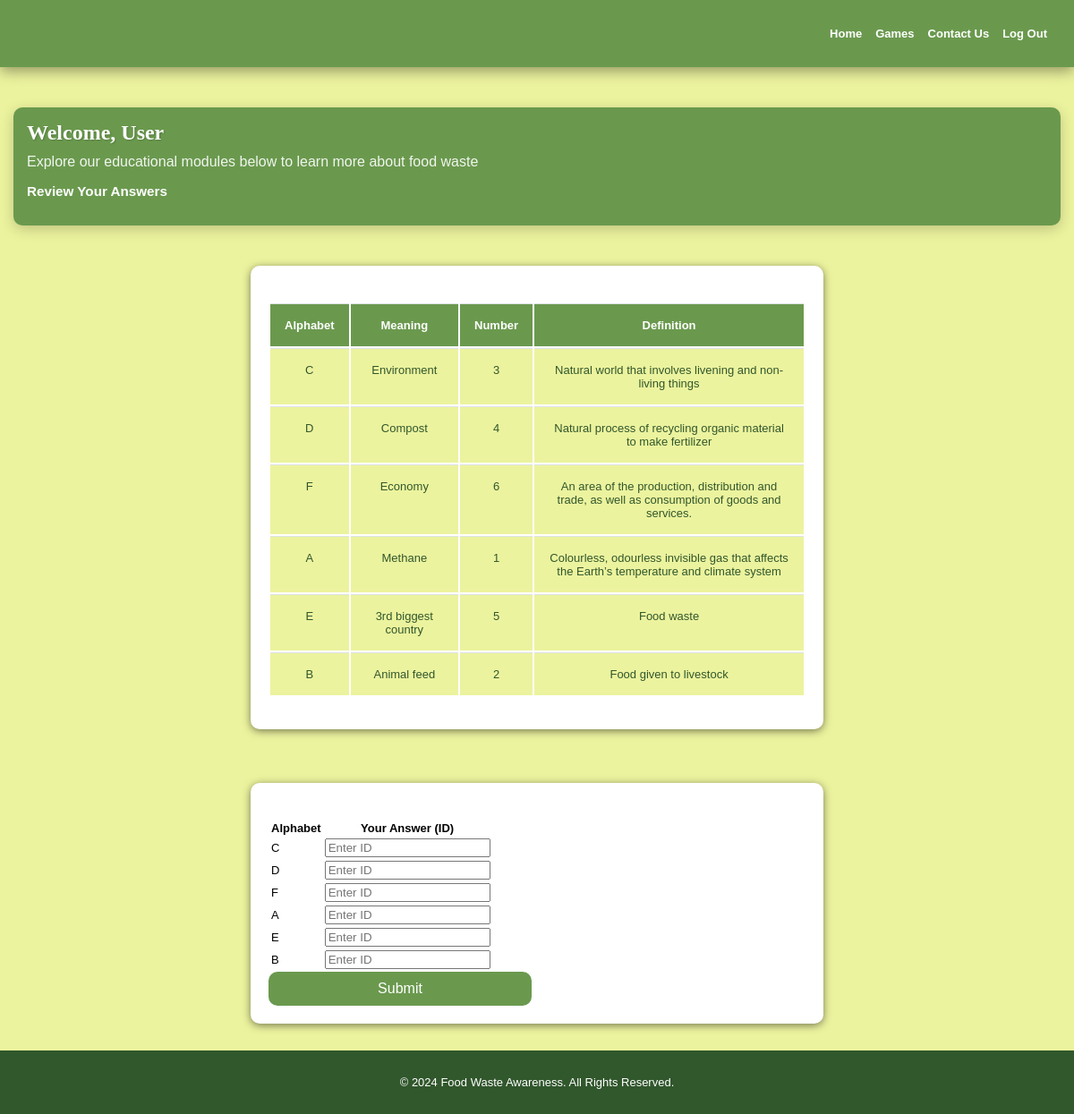
Page /user_account_common_word_game on the earlier database version.
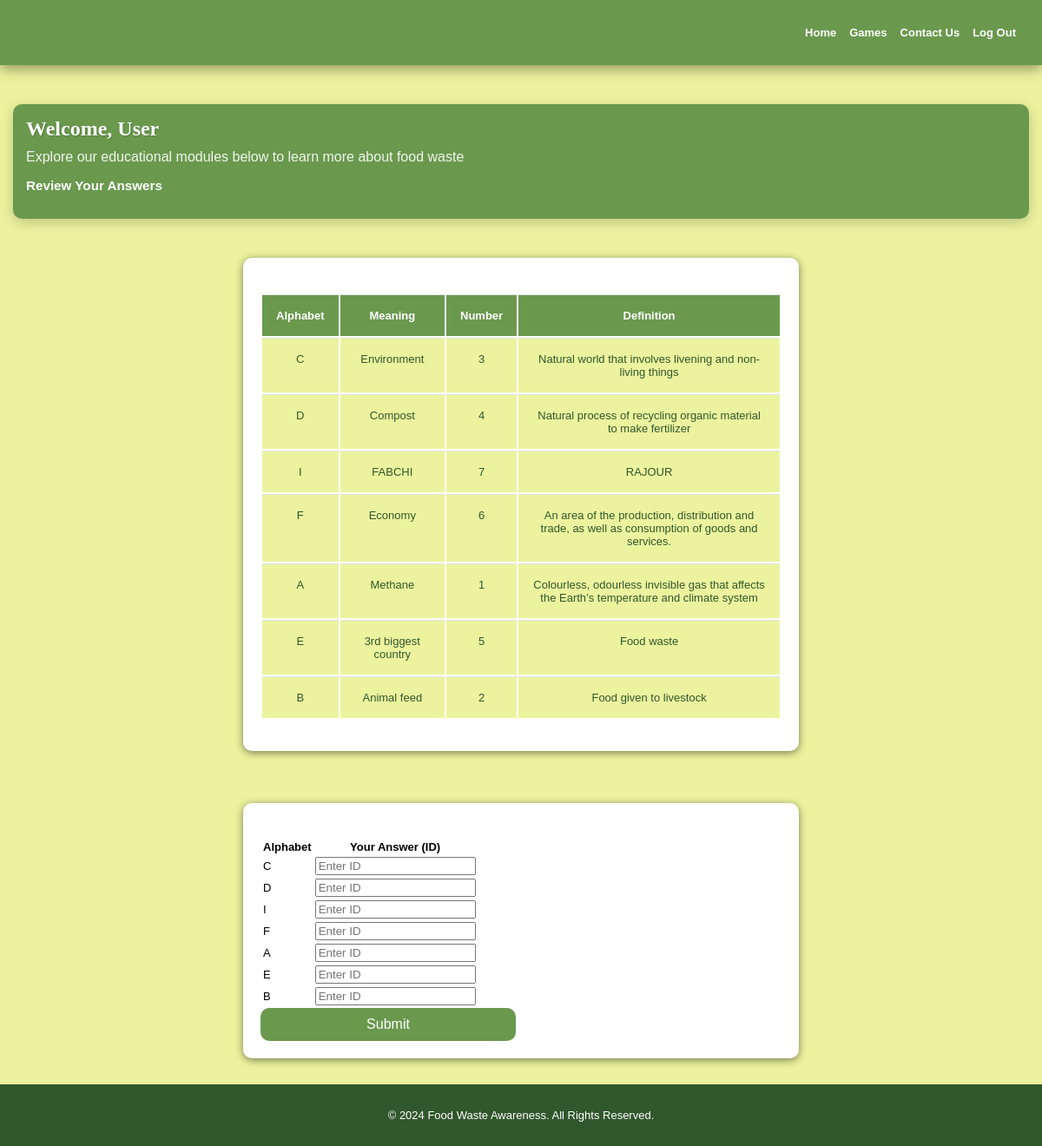
Same page on the later database version.
### tables this page shows
CREATE TABLE CommonCausesGame (
            id INTEGER PRIMARY KEY,
            TextColumn TEXT NOT NULL,
            AlphabetColumn TEXT NOT NULL UNIQUE,
            AlphabetColumnText TEXT NOT NULL UNIQUE
        );

### app.py (the view)
@app.route('/user_account_common_word_game', methods=['GET', 'POST'])
def user_account_common_word_game():
    if request.method == 'POST':
        form_data = request.form.to_dict()
        return common_causes_game_check(form_data)
    questions = get_all_questions()  # Retrieve all questions with options from the database
    questions_prevention_method = get_all_questions_for_prevention_method()
    questions_management_method = get_all_questions_for_management_waste()
    questions_env = get_all_questions_for_environmental_waste()
    questions_common_cuase = get_all_questions_for_common_cause_waste()
    random_records = get_random_common_cause_records()
    grid = create_word_search()
    user_name = session.get('name', 'User')  # Retrieve the user's name from session
    return render_template('userAccountGame1.html', user_name=user_name, questions=questions,
                           questions_env=questions_env, questions_prevention_method=questions_prevention_method,
                           questions_management_method=questions_management_method, questions_common_cuase=questions_common_cuase,
                           records=random_records, grid=grid)

### app.py (called while the page is built)
def get_random_common_cause_records():
    connection = sqlite3.connect('FoodwasteAppdatabase.db')
    cursor = connection.cursor()
    cursor.execute('''
        SELECT id, TextColumn, AlphabetColumn, AlphabetColumnText
        FROM CommonCausesGame
        ORDER BY RANDOM()
    ''')
    records = cursor.fetchall()
    connection.close()
    random_records = [
        {
            "id": row[0],
            "text_column": row[1],
            "alphabet_column": row[2],
            "alphabet_column_text": row[3]
        }
        for row in records
    ]
    return random_records

### templates/userAccountGame1.html (shortened to what this page needs)
<!DOCTYPE html>
<html lang="en">
  <head>
    <link rel="stylesheet" href="/static/css/style.css" />
  </head>
  <body x-data="FoodwasteApp">
  <body>
    <div class="baner">
      <div class="nav-links">
        <a href="{{ url_for('user_account') }}">Home</a>
        <a href="{{ url_for('user_account_game') }}">Games</a>
        <a href="">Contact Us</a>
        <a href="/logout">Log Out</a>
      </div>
    </div>
    <div class="welcome-banner">
      <h2>Welcome, {{user_name}}</h2>
      <p>
        Explore our educational modules below to learn more about food waste
      </p>
      <div id="review-section">
          <h3>Review Your Answers</h3>
      </div>
    </div>
<div class="container">
    <div class="table-responsive">
        <table class="table table-bordered table-striped">
            <thead>
                <tr>
                    <th>Alphabet</th>
                    <th>Meaning</th>
                    <th>Number</th>
                    <th>Definition</th>
                </tr>
            </thead>
            <tbody>
                {% for record in records %}
                    <tr>
                        <td>{{ record.alphabet_column }} </td>
                        <td> {{ record.alphabet_column_text }}</td>
                        <td>{{ record.id }}</td>
                         <td>{{ record.text_column }}</td>
                      </tr>
                {% endfor %}
            </tbody>
        </table>
    </div>
</div>
<div class="container">
  <div class="table-responsive">
    <form method="POST" action="/user_account_common_word_game">
      <table>
          <tr>
              <th>Alphabet</th>
              <th>Your Answer (ID)</th>
          </tr>
          {% for record in records %}
              <tr>
                  <td>{{ record.alphabet_column }}</td>
                  <td>
                      <input  type="number" name="answer_{{ record.alphabet_column }}" placeholder="Enter ID">
                  </td>
              </tr>
          {% endfor %}
      </table>
      <button type="submit" class="submit-button">Submit</button>
  </form>
  </div>
</div>
    <footer class="footer">
      <div class="footer-content">
        <p>&copy; 2024 Food Waste Awareness. All Rights Reserved.</p>
      </div>
    </footer>
  </body>
</html>

### static/css/style.css (style rules this page uses)
body { background-color: #ecf39e; font-size: small; font-family: 'Lucida Sans', 'Lucida Sans Regular', 'Lucida Grande', 'Lucida Sans Unicode', Geneva, Verdana, sans-serif; display: flex; flex-direction: column; min-height: 100vh; margin: 0; }
.welcome-banner { background-color: #6a994e; color: white; padding: 20px; margin: 20px; border-radius: 10px; box-shadow: 0 4px 15px rgba(0, 0, 0, 0.2); }
.welcome-banner h2 { color: white; margin: 0; font-size: 24px; text-shadow: 1px 1px 2px rgba(0, 0, 0, 0.2); }
.welcome-banner p { margin: 10px 0 0; font-size: 16px; opacity: 0.9; }
.baner { background-color: #6a994e; box-shadow: 0 4px 15px rgba(0, 0, 0, 0.4); padding: 30px; width: 100% auto; margin-bottom: 30px; top: 0; left: 0; z-index: 1; }
.nav-links { display: flex; float: right; gap: 25px; }
.nav-links a { color: white; text-decoration: none; font-weight: bold; transition: color 0.3s; }
@media screen and (max-width: 1330px) { .welcome-banner { margin: 15px; padding: 15px; } }
@media screen and (max-width: 1330px) { .nav-links { gap: 15px; } }
h2 { font-size: 30px; text-shadow: 2px 2px 0 rgba(0, 0, 0, 0.189); margin: 0; font-family: 'Patrick Hand', cursive; color: #31572c; }
.container { width: 600px; margin: 30px auto; padding: 20px; background-color: white; border-radius: 10px; box-shadow: 0 2px 10px rgba(0, 0, 0, 0.5); }
.submit-button, .back-button { width: 49%; border-radius: 10px; background-color: #6a994e; border: none; color: white; justify-content: center; padding: 10px; font-size: 16px; cursor: pointer; text-align: center; transition: background-color 0.3s; }
.footer { background-color: #31572c; color: white; text-align: center; padding: 15px 0; margin-top: auto; box-sizing: border-box; width: 100%; }
.footer-content { max-width: 1200px; margin: 0 auto; }
.table-responsive { overflow-x: auto; -webkit-overflow-scrolling: touch; margin-top: 20px; }
.table { width: 100%; max-width: 100%; margin-bottom: 1rem; background-color: transparent; }
.table th, .table td { padding: 1rem; vertical-align: top; border-top: 1px solid #dee2e6; text-align: center; }
.table th { background-color: #6a994e; color: white; }
.table td { background-color: #ecf39e; color: #31572c; }

Differences in the rows shown:
added CommonCausesGame: alphabet_column "I", alphabet_column_text "FABCHI", id "7", text_column "RAJOUR", alphabet_column "Enter ID"
